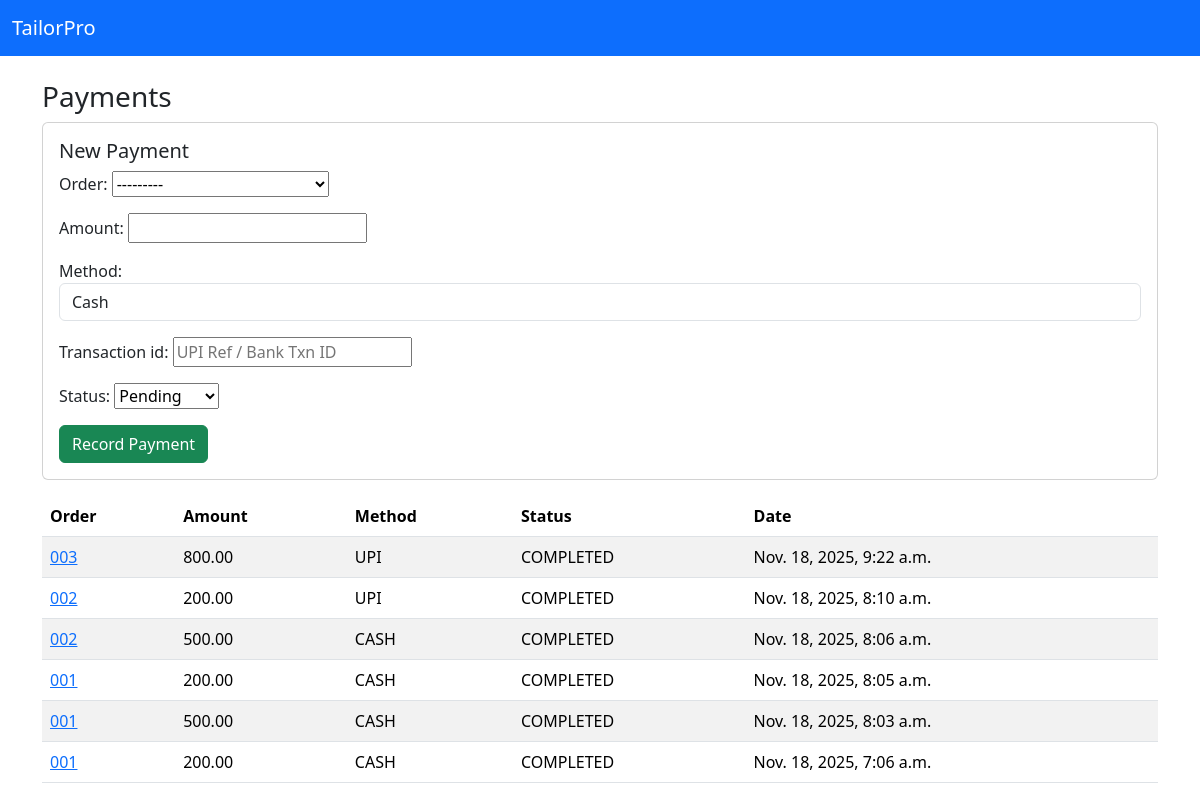
The page /payments/ on the database its author committed.
### orders/models.py (models this page shows, shortened)
class Payment(models.Model):
    PAYMENT_STATUS = [
        ('PENDING','Pending'),
        ('COMPLETED','Completed'),
        ('FAILED','Failed'),
    ]
    PAYMENT_METHODS = [
        ('CASH', 'Cash'),
        ('UPI', 'UPI'),
        ('CARD', 'Card'),
        ('BANK', 'Bank Transfer'),
    ]
    id = models.UUIDField(primary_key=True, default=uuid.uuid4, editable=False)
    order = models.ForeignKey(Order, on_delete=models.CASCADE, related_name='payments')
    amount = models.DecimalField(max_digits=10, decimal_places=2)
    method = models.CharField(max_length=50, choices=PAYMENT_METHODS, default='CASH')
    transaction_id = models.CharField(max_length=255, null=True, blank=True)
    status = models.CharField(max_length=20, choices=PAYMENT_STATUS, default='PENDING')
    created_at = models.DateTimeField(auto_now_add=True)

class Order(models.Model):
    STATUS_CHOICES = [
        ('RECEIVED','Received'),
        ('CUTTING','Cutting'),
        ('STITCHING','Stitching'),
        ('READY','Ready'),
        ('DELIVERED','Delivered'),
        ('CANCELLED','Cancelled'),
    ]
    id = models.UUIDField(primary_key=True, default=uuid.uuid4, editable=False)
    order_number = models.CharField(max_length=50, unique=True)
    business = models.ForeignKey(Business, on_delete=models.CASCADE, related_name='orders')
    customer = models.ForeignKey(Customer, on_delete=models.CASCADE, related_name='orders')
    cloth_type = models.CharField(max_length=100)
    total_amount = models.DecimalField(max_digits=10, decimal_places=2, default=0)
    advance_paid = models.DecimalField(max_digits=10, decimal_places=2, default=0)
    delivery_date = models.DateField(null=True, blank=True)
    status = models.CharField(max_length=20, choices=STATUS_CHOICES, default='RECEIVED')
    measurement_data = models.TextField(null=True, blank=True)
    notes = models.TextField(blank=True, null=True)
    created_at = models.DateTimeField(auto_now_add=True)
    updated_at = models.DateTimeField(auto_now=True)
    def __str__(self):
        return f"{self.order_number} - {self.customer.name}"

### orders/views.py (the view)
# urls.py: path("payments/", views.payments, name="payments"),
def payments(request):
    payments = Payment.objects.select_related('order').order_by('-created_at')
    if request.method == "POST":
        form = PaymentForm(request.POST)
        if form.is_valid():
            form.save()
            messages.success(request, "Payment recorded.")
            return redirect(reverse('orders:payments'))
    else:
        form = PaymentForm()
    return render(request, "orders/payments.html", {"payments": payments, "form": form})

### orders/forms.py
class PaymentForm(forms.ModelForm):
    class Meta:
        model = Payment
        fields = ['order', 'amount', 'method', 'transaction_id', 'status']
        widgets = {
            'method': forms.Select(attrs={'class':'form-control'}),
            'transaction_id': forms.TextInput(attrs={'placeholder':'UPI Ref / Bank Txn ID'}),
        }

### orders/templates/orders/payments.html (shortened to what this page needs)
<!DOCTYPE html>
<html>
<head>
  <link href="https://cdn.jsdelivr.net/npm/bootstrap@5.3.2/dist/css/bootstrap.min.css" rel="stylesheet">
</head>
<body>
<nav class="navbar navbar-dark bg-primary"><div class="container-fluid"><a class="navbar-brand" href="/">TailorPro</a></div></nav>
<div class="container my-4">
  <h3>Payments</h3>
  <div class="card p-3 mb-3">
    <h5>New Payment</h5>
    <form method="post">{% csrf_token %}
      {{ form.as_p }}
      <button class="btn btn-success" type="submit">Record Payment</button>
    </form>
  </div>
  <table class="table table-striped">
    <thead><tr><th>Order</th><th>Amount</th><th>Method</th><th>Status</th><th>Date</th></tr></thead>
    <tbody>
      {% for p in payments %}
      <tr>
        <td><a href="/orders/{{ p.order.id }}/">{{ p.order.order_number }}</a></td>
        <td>{{ p.amount }}</td>
        <td>{{ p.method }}</td>
        <td>{{ p.status }}</td>
        <td>{{ p.created_at }}</td>
      </tr>
      {% empty %}
      <tr><td colspan="5" class="text-center">No payments yet</td></tr>
      {% endfor %}
    </tbody>
  </table>
</div>
</body>
</html>

### rows shown on the page
Payment: order.order_number "003", amount "800.00", method "UPI", status "COMPLETED", created_at "Nov. 18, 2025, 9:22 a.m."
Payment: order.order_number "002", amount "200.00", method "UPI", status "COMPLETED", created_at "Nov. 18, 2025, 8:10 a.m."
Payment: order.order_number "002", amount "500.00", method "CASH", status "COMPLETED", created_at "Nov. 18, 2025, 8:06 a.m."
Payment: order.order_number "001", amount "200.00", method "CASH", status "COMPLETED", created_at "Nov. 18, 2025, 8:05 a.m."
Payment: order.order_number "001", amount "500.00", method "CASH", status "COMPLETED", created_at "Nov. 18, 2025, 8:03 a.m."
Payment: order.order_number "001", amount "200.00", method "CASH", status "COMPLETED", created_at "Nov. 18, 2025, 7:06 a.m."
